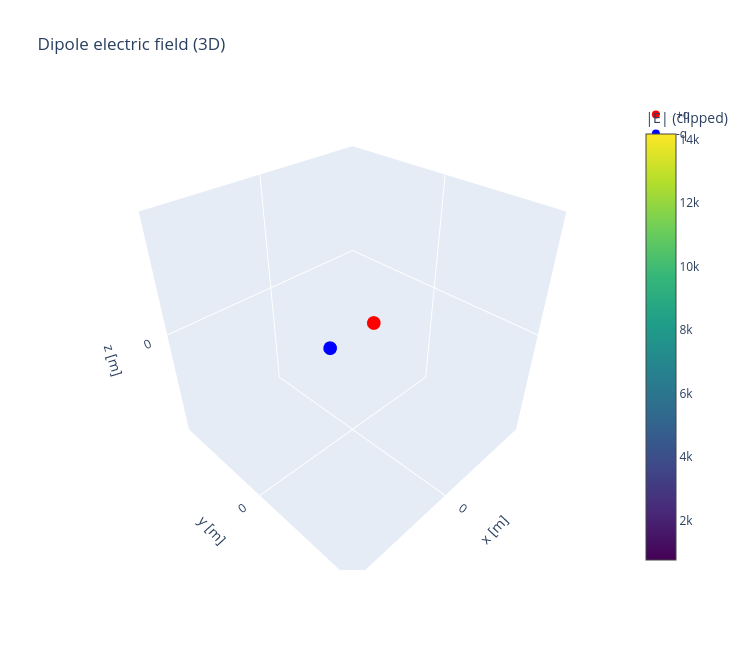

The cell this chart's notebook holds for it:
### Code cell
import plotly.graph_objects as go

# 다이폴 재사용 (셀 2에서 만든 field 그대로)
# 만약 커널을 재시작했다면 아래 두 줄로 다시 만들기:
a = 0.01
q = 1e-9
field3d = ElectricField([
    PointCharge(+q, [-a, 0, 0]),
    PointCharge(-q, [+a, 0, 0]),
])

# 3D 격자 (크기 주의: n=15면 15³ = 3375점, 이 이상은 무거움)
n3 = 12
L = 0.04
xs = np.linspace(-L, L, n3)
ys = np.linspace(-L, L, n3)
zs = np.linspace(-L, L, n3)
X3, Y3, Z3 = np.meshgrid(xs, ys, zs, indexing="ij")
R3 = np.stack([X3, Y3, Z3], axis=-1)     # (n, n, n, 3)

E3 = field3d.evaluate(R3)                # (n, n, n, 3)
Ex3, Ey3, Ez3 = E3[..., 0], E3[..., 1], E3[..., 2]

# 벡터 크기가 너무 큰 곳(전하 근처)은 화살표가 화면을 뒤덮으니 클리핑
mag = np.sqrt(Ex3**2 + Ey3**2 + Ez3**2)
cap = np.percentile(mag, 90)   # 상위 10%는 잘라내기
scale = np.minimum(mag, cap) / (mag + 1e-30)
Ex3, Ey3, Ez3 = Ex3*scale, Ey3*scale, Ez3*scale

fig3d = go.Figure(data=[
    # 벡터장 (원뿔로 표시)
    go.Cone(
        x=X3.flatten(), y=Y3.flatten(), z=Z3.flatten(),
        u=Ex3.flatten(), v=Ey3.flatten(), w=Ez3.flatten(),
        sizemode="absolute", sizeref=0.004,
        colorscale="Viridis",
        showscale=True,
        colorbar=dict(title="|E| (clipped)"),
    ),
    # +q (빨강)
    go.Scatter3d(
        x=[-a], y=[0], z=[0], mode="markers",
        marker=dict(size=8, color="red"),
        name="+q",
    ),
    # -q (파랑)
    go.Scatter3d(
        x=[+a], y=[0], z=[0], mode="markers",
        marker=dict(size=8, color="blue"),
        name="-q",
    ),
])

fig3d.update_layout(
    title="Dipole electric field (3D)",
    scene=dict(
        xaxis_title="x [m]",
        yaxis_title="y [m]",
        zaxis_title="z [m]",
        aspectmode="cube",
    ),
    width=750, height=650,
)

fig3d.show()

### Figure 1 — Plotly figure (JSON) as saved in the notebook; plotly's stock layout.template omitted (floating-point values rounded to 4 significant figures; data arrays with more than 128 entries replaced by an {"elided": "..."} marker saying what was removed)
{"data": [{"colorbar": {"title": {"text": "|E| (clipped)"}}, "colorscale": [[0, "#440154"], [0.1111, "#482878"], [0.2222, "#3e4989"], [0.3333, "#31688e"], [0.4444, "#26828e"], [0.5556, "#1f9e89"], [0.6667, "#35b779"], [0.7778, "#6ece58"], [0.8889, "#b5de2b"], [1, "#fde725"]], "showscale": true, "sizemode": "absolute", "sizeref": 0.004, "type": "cone", "u": {"elided": "1728 float values"}, "v": {"elided": "1728 float values"}, "w": {"elided": "1728 float values"}, "x": {"elided": "1728 float values"}, "y": {"elided": "1728 float values"}, "z": {"elided": "1728 float values"}}, {"marker": {"color": "red", "size": 8}, "mode": "markers", "name": "+q", "type": "scatter3d", "x": [-0.01], "y": [0], "z": [0]}, {"marker": {"color": "blue", "size": 8}, "mode": "markers", "name": "-q", "type": "scatter3d", "x": [0.01], "y": [0], "z": [0]}], "layout": {"height": 650, "scene": {"aspectmode": "cube", "xaxis": {"title": {"text": "x [m]"}}, "yaxis": {"title": {"text": "y [m]"}}, "zaxis": {"title": {"text": "z [m]"}}}, "title": {"text": "Dipole electric field (3D)"}, "width": 750}}
